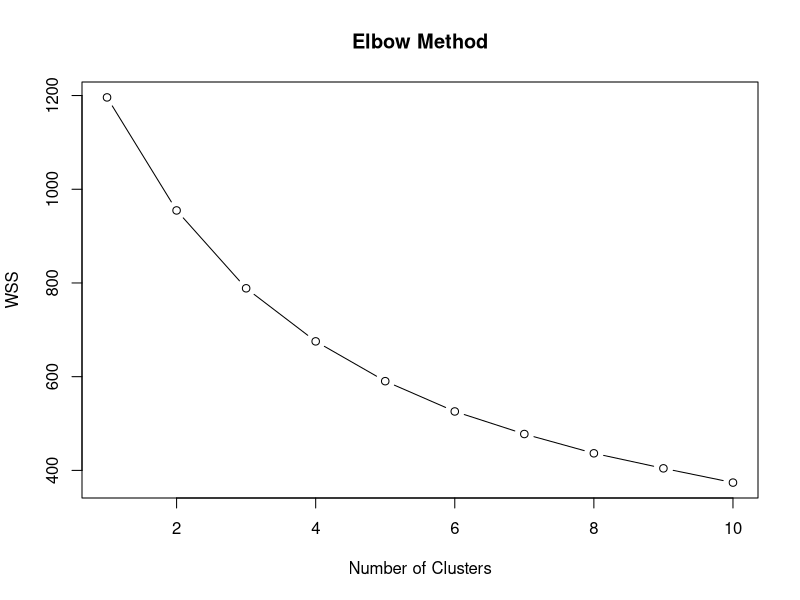
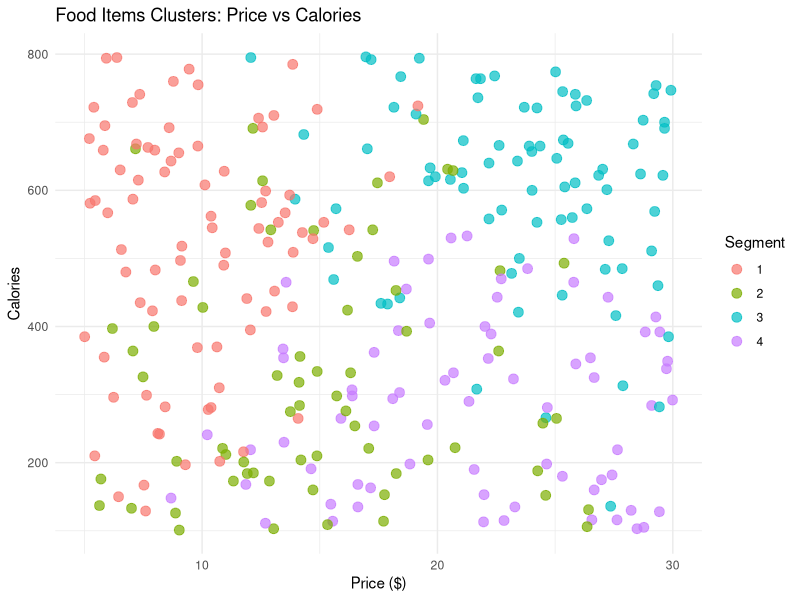
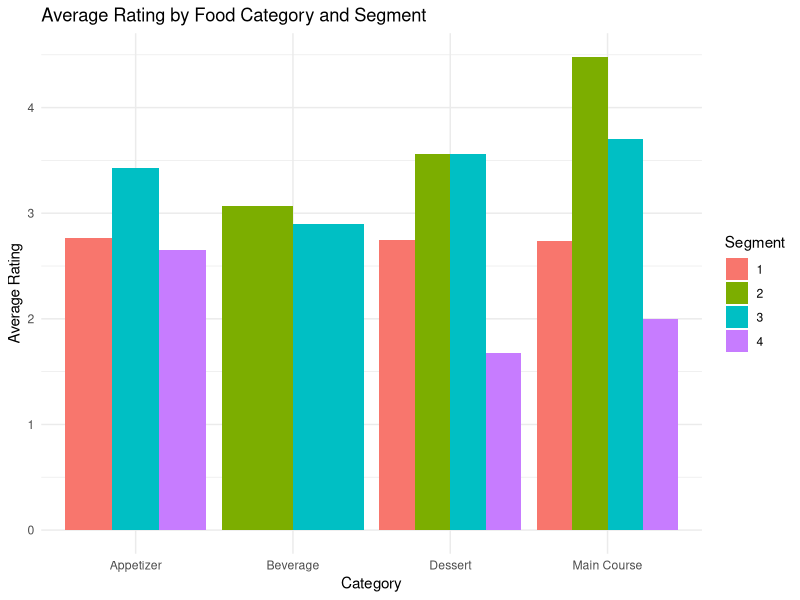
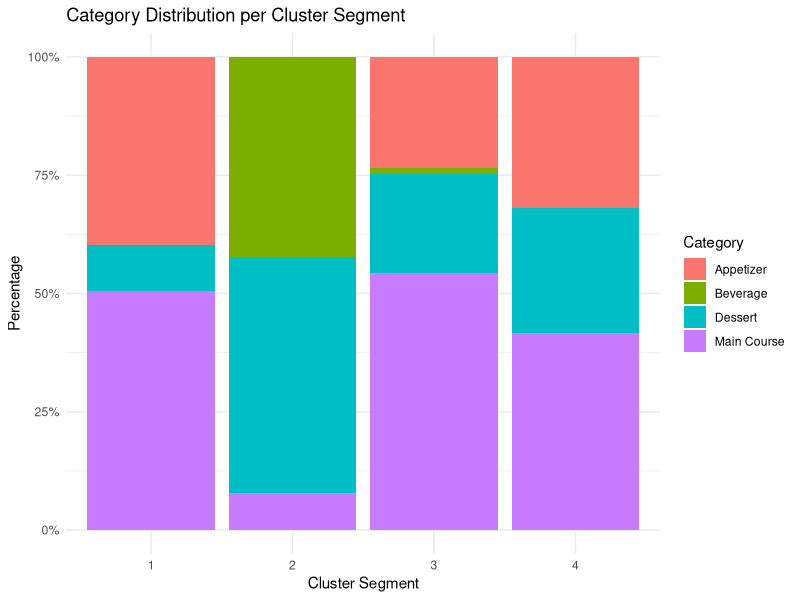

These figures' R source, in order:
library(dplyr)
library(tidyr)
library(ggplot2)

set.seed(123)

#  Create artificial restaurant food items dataset
n <- 300
food_data <- data.frame(
  item_id = 1:n,
  category = sample(c("Appetizer", "Main Course", "Dessert", "Beverage"), n, replace = TRUE, prob = c(0.25, 0.4, 0.25, 0.1)),
  price = round(runif(n, 5, 30), 2),                # price in dollars
  calories = round(runif(n, 100, 800)),             # calories per serving
  rating = round(runif(n, 1, 5), 1)                 # customer rating out of 5
)

# Numeric encoding for category
food_data <- food_data %>%
  mutate(category_num = as.numeric(factor(category, levels = c("Appetizer", "Main Course", "Dessert", "Beverage"))))

# Select numerical features for clustering
food_features <- food_data %>%
  select(price, calories, rating, category_num)

# Scale the data
food_scaled <- scale(food_features)

# Determine optimal number of clusters (Elbow method)
wss <- sapply(1:10, function(k){
  kmeans(food_scaled, centers = k, nstart = 25)$tot.withinss
})
plot(1:10, wss, type = "b", main = "Elbow Method", xlab = "Number of Clusters", ylab = "WSS")


#  Clustering 
set.seed(123)
kmeans_food <- kmeans(food_scaled, centers = 4, nstart = 25)
food_data$segment <- as.factor(kmeans_food$cluster)

#  Visualizations

# Visualization 1: Price vs Calories colored by cluster
p1 <- ggplot(food_data, aes(x = price, y = calories, color = segment)) +
  geom_point(alpha = 0.7, size = 3) +
  labs(title = "Food Items Clusters: Price vs Calories",
       x = "Price ($)",
       y = "Calories",
       color = "Segment") +
  theme_minimal()

# Visualization 2: Average rating by category, colored by cluster
p2 <- food_data %>%
  group_by(category, segment) %>%
  summarise(avg_rating = mean(rating), count = n(), .groups = "drop") %>%
  ggplot(aes(x = category, y = avg_rating, fill = segment)) +
  geom_bar(stat = "identity", position = position_dodge()) +
  labs(title = "Average Rating by Food Category and Segment",
       x = "Category",
       y = "Average Rating",
       fill = "Segment") +
  theme_minimal()

# Visualization 3: Distribution of categories per cluster 
p3 <- food_data %>%
  count(segment, category) %>%
  group_by(segment) %>%
  mutate(freq = n / sum(n)) %>%
  ggplot(aes(x = segment, y = freq, fill = category)) +
  geom_bar(stat = "identity") +
  scale_y_continuous(labels = scales::percent_format()) +
  labs(title = "Category Distribution per Cluster Segment",
       x = "Cluster Segment",
       y = "Percentage",
       fill = "Category") +
  theme_minimal()

# Print plots*-*
print(p1)
print(p2)
print(p3)
